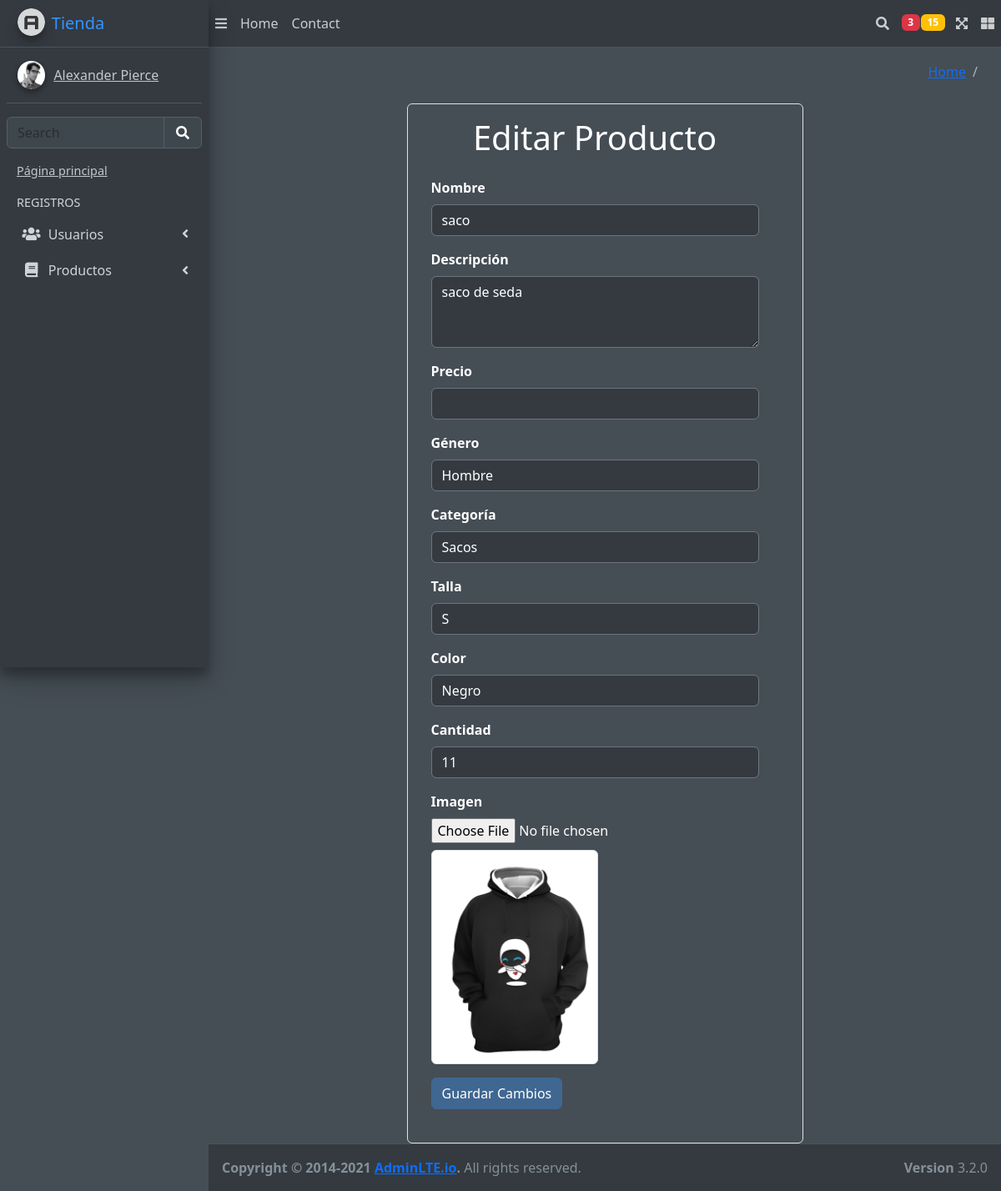
/productos/admin/productos/edit/1/, run on an earlier commit of the app's database.
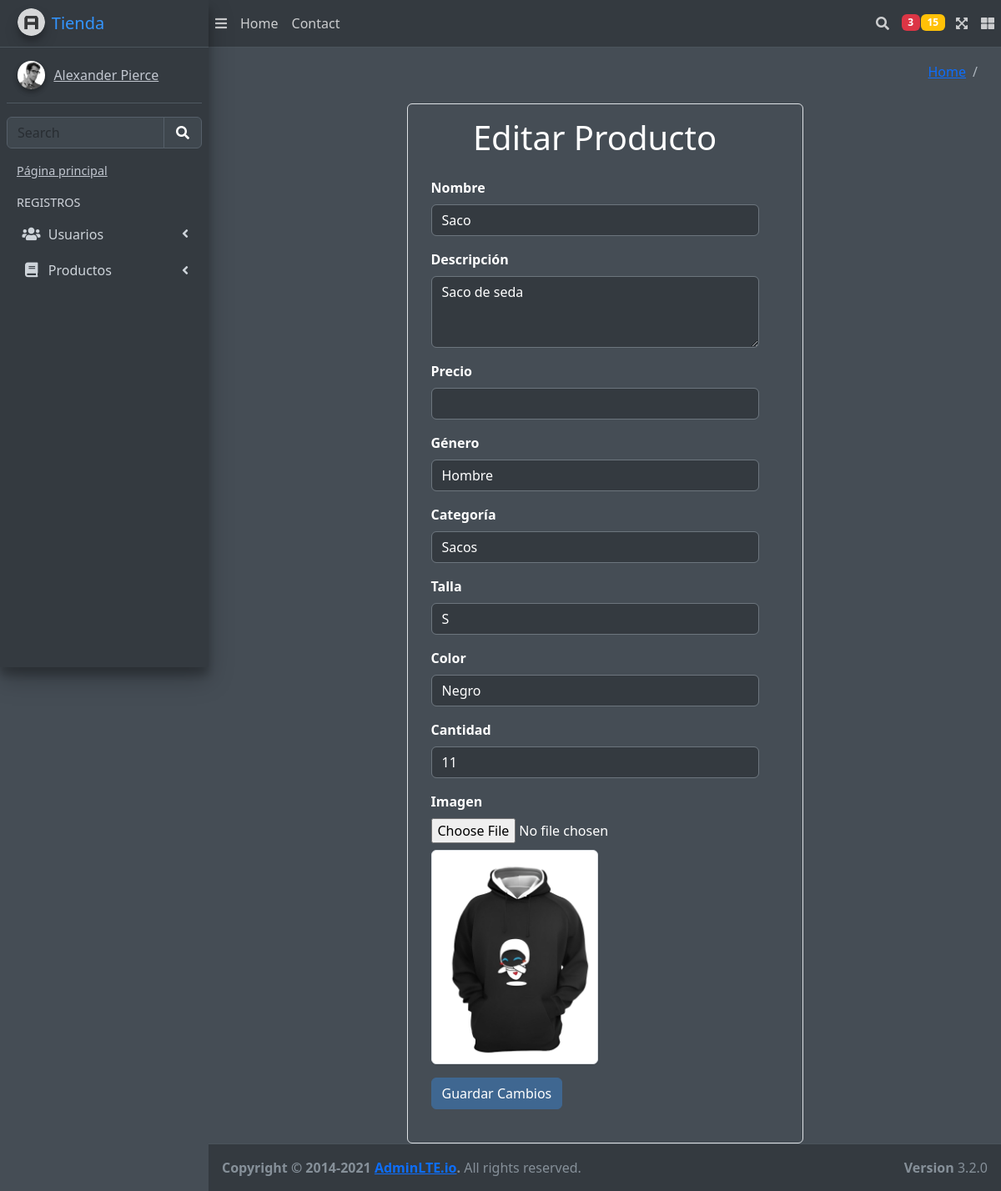
And on a later commit of the database.
### productos/models.py (models this page shows)
class Producto(models.Model):
    nombre = models.CharField(max_length=100)
    descripcion = models.TextField(max_length=30)
    precio = models.DecimalField(max_digits=8, decimal_places=2)
    categoria = models.CharField(max_length=50, default="")
    talla = models.CharField(max_length=10, default="Null")
    color = models.CharField(max_length=20, default="Null")
    cantidad = models.PositiveIntegerField(default=0)
    imagen = models.ImageField(upload_to='productos/', null=True, blank=True)
    estado = models.BooleanField(default=True)
    genero = models.CharField(max_length=10, default='hombre')

### productos/views.py (the view, shortened to what this page needs)
# urls.py: path('admin/productos/edit/<int:producto_id>/', views.edit_producto, name='edit_producto'),
def edit_producto(request, producto_id):
    producto = Producto.objects.get(id=producto_id)
    return render(request, 'admin/add_products/edit_producto.html', {'producto': producto})

### base/templates/admin/add_products/edit_producto.html (shortened to what this page needs)
{% extends "partials/admin/body.html" %}
{% load static %}
{% block contenido %}
<div class="container-fluid border rounded pb-4" style="width:50%">
    <div class="row justify-content-center w-100 p-3">
        <h1 class="text-center pb-3">Editar Producto</h1>
        <form method="post" enctype="multipart/form-data">
            <div class="form-group">
                <label for="nombre">Nombre</label>
                <input type="text" class="form-control" id="nombre" name="nombre" value="{{ producto.nombre }}" required>
            </div>
            <div class="form-group">
                <label for="descripcion">Descripción</label>
                <textarea class="form-control" id="descripcion" name="descripcion" rows="3" required>{{ producto.descripcion }}</textarea>
            </div>
            <div class="form-group">
                <label for="precio">Precio</label>
                <input type="number" class="form-control" id="precio" name="precio" value="{{ producto.precio }}" step="0.01" required>
            </div>
            <div class="form-group">
                <label for="genero">Género</label>
                <select class="form-control" id="genero" name="genero" required>
                    <option value="Hombre" {% if producto.genero == 'Hombre' %}selected{% endif %}>Hombre</option>
                </select>
            </div>
            <div class="form-group">
                <label for="categoria">Categoría</label>
                <select class="form-control" id="categoria" name="categoria" required>
                    <option value="sacos" {% if producto.categoria == 'sacos' %}selected{% endif %}>Sacos</option>
                </select>
            </div>
            <div class="form-group">
                <label for="talla">Talla</label>
                <select class="form-control" id="talla" name="talla" required>
                    <option value="S" {% if producto.talla == 'S' %}selected{% endif %}>S</option>
                </select>
            </div>
            <div class="form-group">
                <label for="color">Color</label>
                <input type="text" class="form-control" id="color" name="color" value="{{ producto.color }}" required>
            </div>
            <div class="form-group">
                <label for="cantidad">Cantidad</label>
                <input type="number" class="form-control" id="cantidad" name="cantidad" value="{{ producto.cantidad }}" min="1" step="1" required>
            </div>
            <div class="form-group">
                <label for="imagen">Imagen</label>
                <input type="file" class="form-control-file" id="imagen" name="imagen">
                {% if producto.imagen %}
                    <img src="{{ producto.imagen.url }}" alt="{{ producto.nombre }}" class="img-thumbnail mt-2" style="max-width: 200px;">
                {% endif %}
            </div>
            <button type="submit" class="btn btn-primary">Guardar Cambios</button>
        </form>
    </div>
</div>
{% endblock contenido %}

What changed in the data, as far as the page shows it:
changed Producto "Hombre": nombre "saco" → "Saco"; descripcion "saco de seda" → "Saco de seda"
